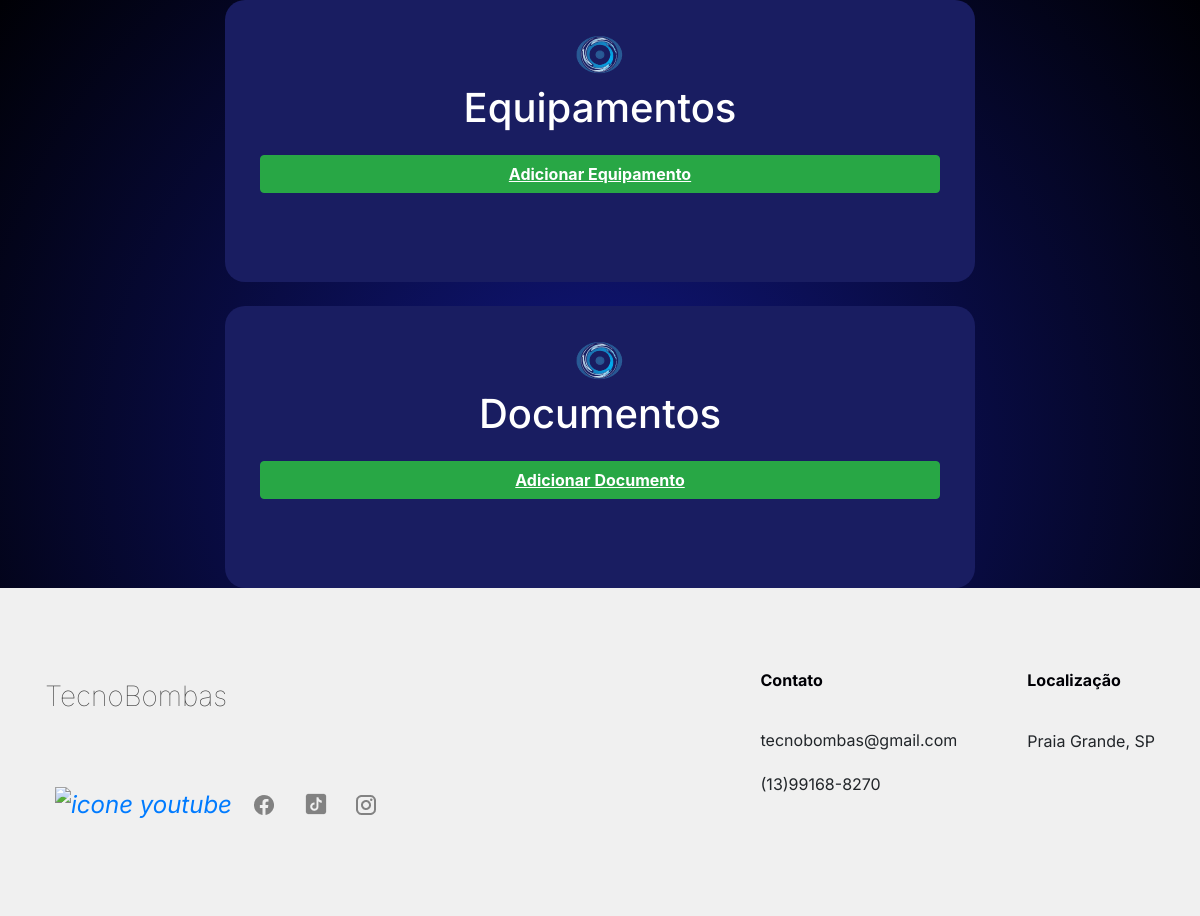
The app's page /main, older data.
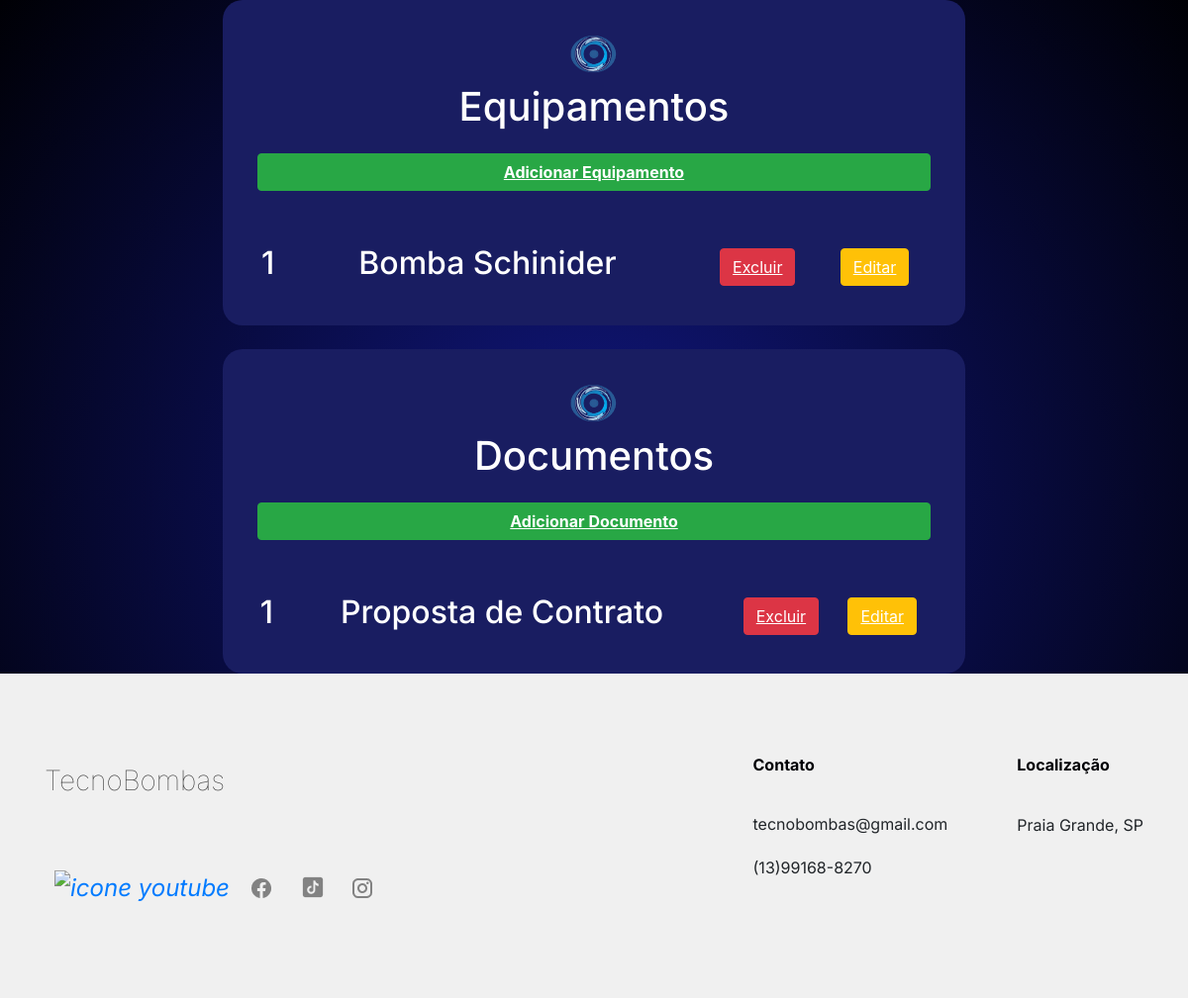
The same page, newer data.
### tecnoApp/models.py (models this page shows, shortened)
class Equipamentos(models.Model):
    categoria = models.CharField(max_length=255)
    nome = models.CharField(max_length=255)
    especificacoes = models.CharField(max_length=255)
    foto = models.ImageField(upload_to='images/', null=True, blank=True)
    usuario = models.ForeignKey(
        Usuario,
        on_delete=models.CASCADE,
        related_name='equipamentos',
        null=True,
        blank=True,
    )

class Documentos(models.Model):
    TIPO_DOCUMENTO_CHOICES = [
        ('Orçamento', 'Orçamento'),
        ('Proposta de Contrato', 'Proposta de Contrato'),
        ('Outros', 'Outros'),
    ]
    TIPO_CONTRATO_CHOICES = [
        ('Manutenção Hidráulica Taxa Zero', 'Manutenção Hidráulica Taxa Zero'),
        ('Manutenção Hidráulica Comum', 'Manutenção Hidráulica Comum'),
        ('Tratamento Químico da Piscina', 'Tratamento Químico da Piscina'),
    ]
    usuario = models.ForeignKey(
        Usuario,
        on_delete=models.CASCADE,
        related_name='documentos',
    )
    equipamentos = models.ManyToManyField(
        Equipamentos,
        related_name='documentos',
    )
    tipo_documento = models.CharField(
        max_length=50,
        choices=TIPO_DOCUMENTO_CHOICES,
    )
    tipo_contrato = models.CharField(
        max_length=50,
        choices=TIPO_CONTRATO_CHOICES,
        blank=True,
        null=True,
    )
    servico = models.TextField(
        blank=True,
        null=True,
        help_text="Detalhes do orçamento (apenas para tipo 'Orçamento')."
    )
    especificacoes = models.TextField(
        blank=True,
        null=True,
        help_text="Informações adicionais (apenas para tipo 'Outros')."
    )
    incluir_todos_equipamentos = models.BooleanField(default=False)

### tecnoApp/views.py (the view)
# urls.py: path('main', views.principal, name="principal"),
def principal(request):
    equipList = Equipamentos.objects.all()
    docList = Documentos.objects.all()
    context = {
        'equipamentos': equipList,
        'documentos': docList,
    }
    template = loader.get_template('principal.html')
    return HttpResponse(template.render(context))

### tecnoApp/templates/principal.html (shortened to what this page needs)
{% extends 'base.html' %}
{% load static %}
{% block extra_styles %}
<link rel="stylesheet" href="{% static 'style.css' %}">
{% endblock %}
{% block conteudo %}
<div class="container-body">
        <div class="container-card">
            <div class="img-card">
                <img src="{% static 'images/logo.png'%}" alt="Logo TecnoBombas">
            </div>
            <div class="body-card">
                <h1>Equipamentos</h1>
                <a href="{% url 'add_equipamento' %}" class="btn btn-success"><b>Adicionar Equipamento</b></a>
                <br>
                <table>
                    {% for equip in equipamentos %}
                    <tr>
                        <td><h2>{{equip.id}}</h2></td>
                        <td><h2>{{equip.nome}}</h2></td>
                        <td><a href="{% url 'excluir_equipamento' equip.id %}" class="btn btn-danger">Excluir</a></td>
                        <td><a href="{% url 'edt_equipamento' equip.id %}" class="btn btn-warning">Editar</a></td>
                    </tr>
                    {% endfor %}
                </table>
            </div>
        </div>
    <br>
    <div class="container-card">
        <div class="img-card">
            <img src="{% static 'images/logo.png'%}" alt="Logo TecnoBombas">
        </div>
        <div class="body-card">
            <h1>Documentos</h1>
            <a href="{% url 'sel_documento' %}" class="btn btn-success"><b>Adicionar Documento</b></a>
            <br>
            <table>
                {% for doc in documentos %}
                <tr>
                    <td><h2>{{ doc.id }}</h2></td>
                    <td><h2>{{ doc.tipo_documento }}</h2></td>
                    <td><a href="{% url 'excluir_documento' doc.id %}" class="btn btn-danger">Excluir</a></td>
                    <td><a href="{% url 'edt_documento' doc.id %}" class="btn btn-warning">Editar</a></td>
                </tr>
                {% endfor %}
            </table>
        </div>
    </div>
</div>
{% endblock %}

### tecnoApp/templates/base.html (shortened to what this page needs)
{% load static %}
<!DOCTYPE html>
<html lang="pt-br">
<head>
    <link rel="stylesheet" href="{% static 'styleLandingPage.css' %}">
    {% block extra_styles %}{% endblock %}
    <link rel="stylesheet" href="https://cdn.jsdelivr.net/npm/bootstrap@4.5.3/dist/css/bootstrap.min.css">
    </head>
<body>
    {% block conteudo %}
    {% endblock %}
    <footer>
        <div class="container">
            <div>
                <h3>TecnoBombas</h3>
                    <div class="icon-container">
                        <i><a href="#"><img src="{% static 'images/yt-icon.png' %}" alt="icone youtube"></a></i>
                        <i><a href="#"><img src="{% static 'images/fb-icon.png' %}" alt="icone facebook"></a></i>
                        <i><a href="#"><img src="{% static 'images/tktk-icon.png' %}" alt="icone tiktok"></a></i>
                        <i><a href="https://www.instagram.com/tecno.bombas/" target="_blank"><img src="{% static 'images/insta-icon.png' %}" alt="icone instagram"></a></i>
                    </div>
            </div>
            <div class="items-footer">
                <ul>
                    <li><p>Contato</p></li>
                    <li>tecnobombas@gmail.com</li>
                    <li>(13)99168-8270</li>
                </ul>
                <ul>
                    <li><p>Localização</p></li>
                    <li>Praia Grande, SP</li>
                    <li><li>
                </ul>
            </div>
        </div>
    </footer>
</body>
</html>

### tecnoApp/static/styleLandingPage.css (style rules this page uses)
* { margin: 0; padding: 0; box-sizing: border-box; }
body { font-family: 'Inter', sans-serif; background-color: #f0f0f0; color: #333; }
body a { text-decoration: none; }
.container { width: 90%; flex-wrap:wrap; max-width: 1200px; margin: 0 auto; padding: 0 20px; }
footer { padding: 60px 0; background-color: #f0f0f0; }
footer .container { display: flex; flex-wrap: wrap; justify-content: space-between; align-items: center; }
footer ul { margin-bottom: 60px; list-style: none; display: grid; gap: 20px; }
footer p { font-weight: bolder; }
footer h3 { margin-bottom: 70px; font-weight: lighter; color: #373737; }
footer .icon-container { display: flex; justify-content: center; align-items: center; }
footer .icon-container i { font-size: 24px; margin:0 10px; }
footer .items-footer { display: flex; gap: 70px; margin-top: 20px; }

### tecnoApp/static/style.css (style rules this page uses)
html, body { height: 100%; margin: 0; padding: 0; }
body { background: radial-gradient(circle, #111780, #000005); display: flex; align-items: flex-start; justify-content: flex-start; flex-direction: column; font-family: 'Inter', sans-serif; min-height: 100vh; }
h2 { text-align: center; }
.container-body { display: flex; justify-content: center; align-items: center; flex-direction: column; margin: 0 auto; height: 100vh; }
.container { width: 90%; flex-wrap:wrap; max-width: 1200px; margin: 0 auto; padding: 0 20px; }
.container-card { display: flex; flex-direction: column; justify-content: center; min-width: 200; width: 750px; background-color: #191D61; border-radius: 20px; padding: 35px; }
.body-card a { color: white; text-decoration: underline; }
.img-card { display: flex; justify-content: center; align-items: center; margin-bottom: 10px; }
.body-card { display: flex; flex-direction: column; gap: 15px; text-align: center; }
body h1, h2, h4, p { color: white; font-family: 'Inter', sans-serif; }
footer { padding: 60px 0; width: 100%; margin-top: auto; position: relative; left: 0; right: 0; font-family: 'Inter', sans-serif; }
footer .container { display: flex; flex-wrap: wrap; justify-content: space-between; align-items: center; }
footer ul { list-style: none; display: grid; gap: 20px; }
footer p { color: #000005; font-weight: bolder; }
footer h3 { color: #373737; margin-bottom: 70px; font-weight: lighter; }
footer .icon-container { display: flex; justify-content: center; align-items: center; }
footer .icon-container i { font-size: 24px; margin:0 10px; }
footer .items-footer { display: flex; gap: 70px; margin-top: 20px; flex-wrap: wrap; }

Row changes from the older to the newer data that the page shows:
added Equipamentos: id "1", nome "Bomba Schinider"
added Documentos: id "1", tipo_documento "Proposta de Contrato"
